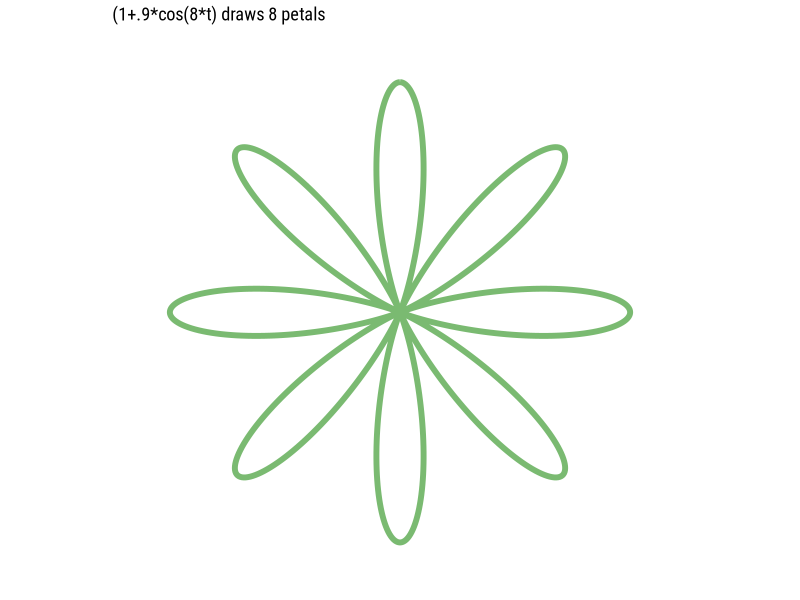
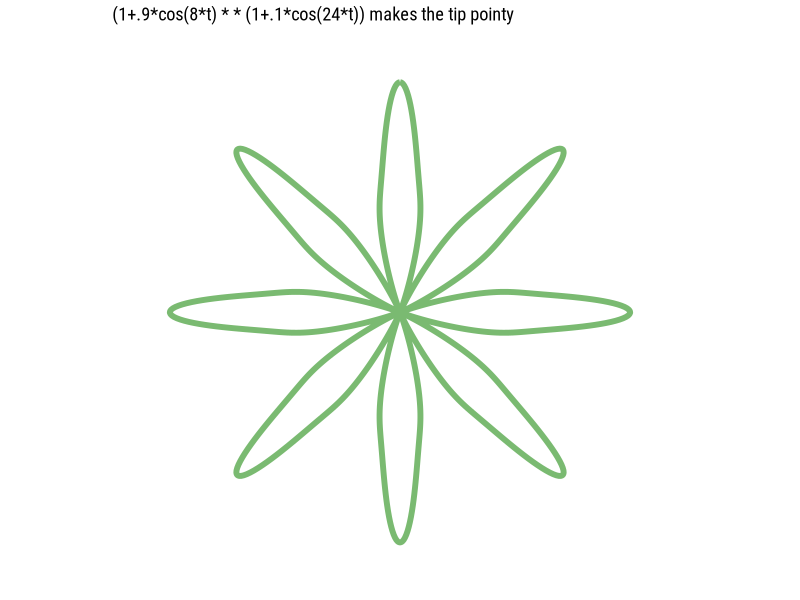
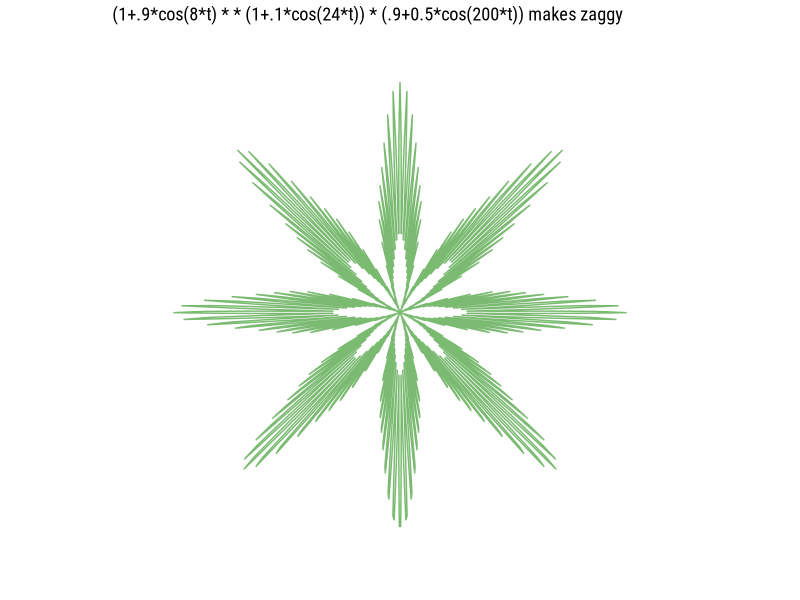
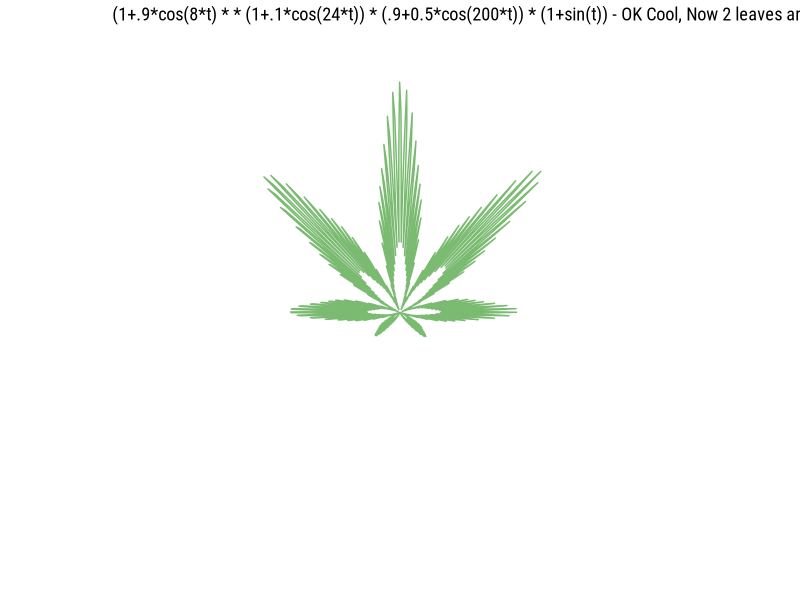
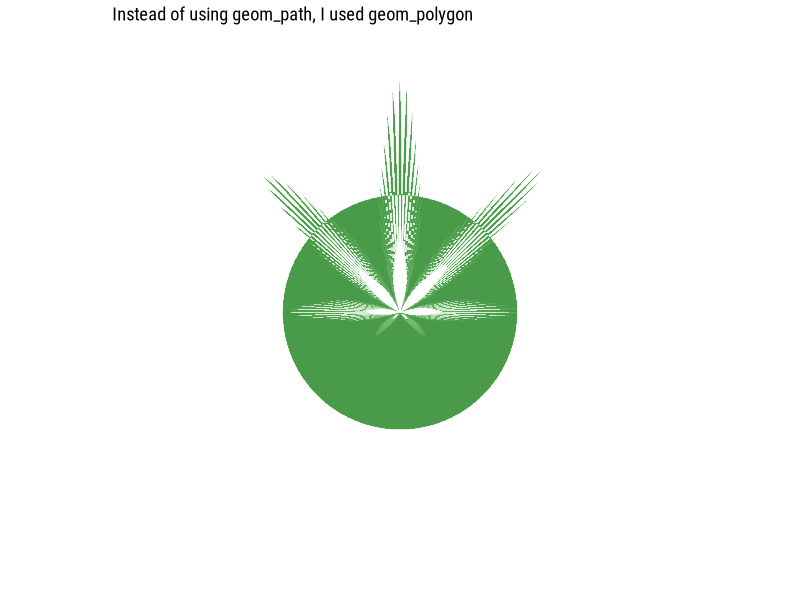

Recreate these plots in R, in order.
## ---- chunk 1


library(tidyverse)

cannibus <- tibble(
  t = seq(-pi,pi, length.out=1000),
  r1 = (1+.9*cos(8*t)), ## this will draw 8 petals  ## this number determines number of leafs!
  r2 = r1 * (1+.1*cos(24*t)), ## this make it pointy
  r3 = r2 * (.9+0.5*cos(200*t)), ## this makes it jaggy
  r4 = r3 * (1+sin(t)), ## Hmm.. I think I want to rorate it 90 degree... 
  r4_alt = r3 * (1+sin(t-pi/2)), ## one way to do it...
  r = (1+.9*cos(8*t)) * (1+.1*cos(24*t)) * (.9+0.5*cos(200*t)) * (1+sin(t))  ## Put all in line line!
) 

cannibus %>% 
  ggplot(aes(x=t, y=r1)) + 
  geom_path(color="#7ABA71", size=2) +
  coord_polar() +
  theme_void(base_family="Roboto Condensed") +
  labs(title = "(1+.9*cos(8*t) draws 8 petals")

cannibus %>% 
  ggplot(aes(x=t, y=r2)) + 
  geom_path(color="#7ABA71", size=2) +
  coord_polar() +
  theme_void(base_family="Roboto Condensed") +
  labs(title = "(1+.9*cos(8*t) * * (1+.1*cos(24*t)) makes the tip pointy")

cannibus %>% 
  ggplot(aes(x=t, y=r3)) + 
  geom_path(color="#7ABA71", size=0.5) +
  coord_polar() +
  theme_void(base_family="Roboto Condensed") +
  labs(title = "(1+.9*cos(8*t) * * (1+.1*cos(24*t)) * (.9+0.5*cos(200*t)) makes zaggy")

cannibus %>% 
  ggplot(aes(x=t, y=r4)) + 
  geom_path(color="#7ABA71", size=0.5) +
  coord_polar(start=pi/2) +
  theme_void(base_family="Roboto Condensed") +
  labs(title = "(1+.9*cos(8*t) * * (1+.1*cos(24*t)) * (.9+0.5*cos(200*t)) * (1+sin(t)) - OK Cool, Now 2 leaves are small!", subcaption="Notice I used start=pi/2 to rotate!")


cannibus %>% 
  ggplot(aes(x=t, y=r)) + 
  geom_polygon(fill="#499b4a", color="#74Ba71", size=0.1) +
  coord_polar(theta="x", start=pi/2) +
  theme_void(base_family="Roboto Condensed") +
  labs(title = "Instead of using geom_path, I used geom_polygon")


